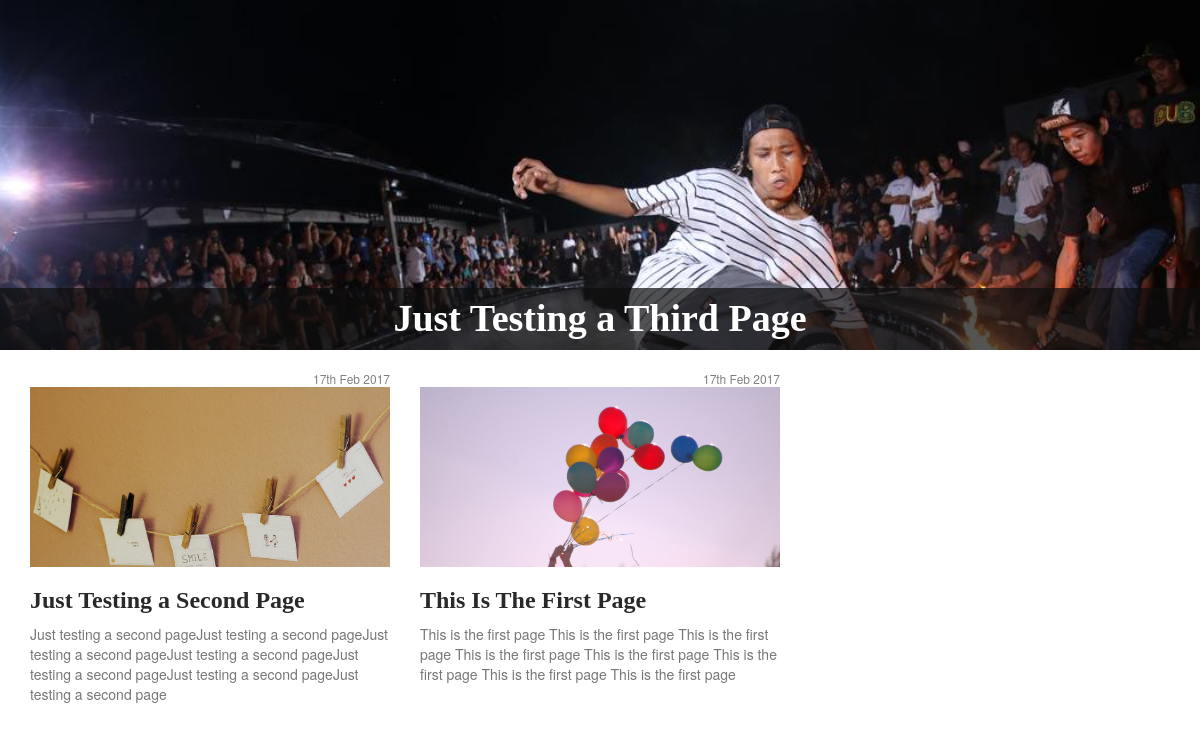
The page / on the database its author committed.
### tables this page shows
CREATE TABLE `articles` (
  `id` int(11) NOT NULL,
  `title` varchar(50) NOT NULL,
  `body` text NOT NULL,
  `subtitle` varchar(200) NOT NULL,
  `slug` varchar(50) NOT NULL,
  `img` varchar(100) NOT NULL,
  `user_id` int(11) NOT NULL,
  `created` timestamp NOT NULL DEFAULT CURRENT_TIMESTAMP ON UPDATE CURRENT_TIMESTAMP,
  `updated` date DEFAULT NULL
);

### app/functions.php (called while the page is built, shortened)
<?php
function config($array, $field){
    return $GLOBALS['config'][$array][$field];
}
function is_assoc($array = array()){
    $keys = array_keys($array);
    if(array_keys($keys) !== $keys){
        return true;
    }else{
        return false;
    }
}
function escape($text){
    return htmlspecialchars($text, ENT_QUOTES, 'UTF-8');
}

### app/classes/DB.php (called while the page is built, shortened)
<?php
class DB{
    public $_db;
    private $_results = null;
    private static $_instance = null;
    public function __construct(){
        try{
            $this->_db = new PDO('mysql:host='.config('mysql','host').'; dbname='.config('mysql', 'dbname'), config('mysql', 'username'), config('mysql', 'password'));
        } catch(PDOException $e){
            echo $e->getMessage();
        }
    }
    public static function getInstance(){
        if(!(isset(self::$_instance))){
            self::$_instance = new DB();
        }
        return self::$_instance;
    }
    public function bind($prepare, $fields){
        if(!is_assoc($fields)){
            $i = 0;
            foreach($fields as $value){
                $prepare->bindValue($fields[$i], $fields[$i+2]);
            }
        }else{
            foreach($fields as $key=>$value){
                $prepare->bindValue($key, $value);
            }
        }
    }
    public function query($table, $fields = null){
        if($fields){
            if(!is_assoc($fields)){
                $key = $fields[0];
                $operator = $fields[1];
                $query = "SELECT * FROM {$table} WHERE {$key} {$operator} :$key";
            }
        }elseif(str_word_count($table) == 1){
            $query = "SELECT * FROM {$table}";
        }else{
            $query = $table;
        }
        $prepare = $this->_db->prepare($query);
        return $prepare;
    }
    public function get($table, $fields = null){
        $prepared = $this->query($table, $fields);
        if($fields){
            $this->bind($prepared, $fields);
        }
        $prepared->execute();
        $this->_results = $prepared->fetchAll(PDO::FETCH_OBJ);
        return $this;
    }
    public function results(){
        return $this->_results;
    }
    public function first(){
        return $this->_results[0];
    }
    public function last(){
        return $this->_results[count($this->results())-1];
    }
}

### app/classes/Article.php (called while the page is built)
<?php
class Article{
    private $_db;
    public function __construct(){
        $this->_db = DB::getInstance();
    }
    public function getCover($id){
        $cover = $this->_db->get('articles', array('id', '=', $id));
        $img = str_replace('../', '', $cover->first()->img);
        return APP_URL . $img;
    }
}

### app/classes/Date_Time.php (called while the page is built)
<?php
class Date_Time extends DateTime{
    public static function get($value){
        if($value){
            $value = new DateTime($value);
            return $value->format('jS M Y');
        }
        return false;
    }
}

### index.php (the view)
<?php require_once 'app/init.php'; require_once 'app/parts/header.php';
$a = new Article();
$articles = DB::getInstance()->get('SELECT * FROM articles
                                             WHERE id < (SELECT MAX(id) FROM articles)
                                             ORDER BY id DESC');
if($articles->results()): ?>
    <div class="container">
        <div class="row">
            <?php foreach($articles->results() as $value): ?>
                <div class="col-md-4 article">
                    <span><?php echo Date_Time::get($value->created); ?></span>
                    <a href="page.php?page=<?php echo $value->slug; ?>">
                        <div class="for-img2">
                            <img class="img-responsive center-block" src="<?php echo $a->getCover($value->id); ?>">
                        </div>
                        <h3><?php echo escape($value->title); ?></h3>
                    </a>
                    <p class="text-muted"><?php echo $value->subtitle; ?></p>
                </div>
            <?php endforeach; ?>
        </div>
    </div>
<?php endif;
require_once 'app/parts/footer.php';

### app/parts/header.php (shortened to what this page needs)
<!DOCTYPE html>
<html>
<head>
    <link rel="stylesheet" href="<?php echo APP_URL . "app/css/style.css" ?>">
    <link rel="stylesheet" href="https://maxcdn.bootstrapcdn.com/bootstrap/3.3.7/css/bootstrap.min.css">
</head>
<body>
<?php
$article = DB::getInstance()->get('articles');
$a = new Article();
if($article->results()):
    if(!isset($_GET['page'])): ?>
        <a href="page.php?page=<?php echo $article->last()->slug; ?>">
            <div class="full-width-image">
                <img src="<?php echo $a->getCover($article->last()->id); ?>">
                <div class="jumbotron">
                    <h2 class="display-3"><?php echo escape($article->last()->title); ?></h2>
                </div>
            </div>
        </a>
<?php
    endif;
endif; ?>

### app/parts/footer.php (shortened to what this page needs)
</body>
</html>

### app/css/style.css (style rules this page uses)
body { margin: 0; padding: 0; }
.full-width-image { text-align: center; height: 350px; position: relative; margin-bottom: 20px; overflow: hidden; }
.full-width-image img { position: absolute; top: 0; left: 0; height: auto; width: 100%; }
.full-width-image .jumbotron { position: absolute; bottom: 0; margin: 0; padding: 0; width: 100%; background-color: rgba(14, 14, 14, 0.55); transition: 0.2s; }
.full-width-image .jumbotron h2 { font-family: Cambria; font-weight: bold; font-size: 38px; margin: 10px; color: white; }
.article { min-height: 385px; overflow: hidden; }
.article span { float: right; color: gray; font-size: 12px; }
.article a { color: black; text-decoration: none !important; }
.article a .for-img2 { width: 100%; overflow: hidden; max-height: 180px; }
.article a .for-img2 img { width: 100%; height: auto; }
.article a h3 { font-family: Cambria; font-weight: bold; color: #292929; }
.article p, .article .my-custom-container h5, .my-custom-container .article h5 { max-height: 105px; }

### rows shown on the page
articles: id+img (picture), title "Just Testing a Third Page"
articles: created "17th Feb 2017", id+img (picture), title "Just Testing a Second Page", subtitle "Just testing a second pageJust testing a second pageJust testing a second pageJust testing a second pageJust testing a second pageJust testing a second pageJust testing a second page"
articles: created "17th Feb 2017", id+img (picture), title "This Is The First Page", subtitle "This is the first page This is the first page This is the first page This is the first page This is the first page This is the first page This is the first page This is the first page"
